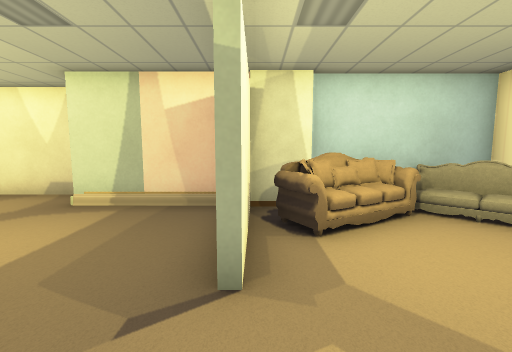
[1] (above)

15 first-person views from a walk through a level from a Godot 3-D game. The camera is 1.3 m above the floor, tilts 6° down and sees 90° across. The floor is counted in squares, 1 m on a side. Each view is taken from the middle of a square. On the plan, view 1 faces up. The plan holds only what a view shows up to about 13 squares ahead; the rest is blank. Some surface patterns are stand-ins.

[2]
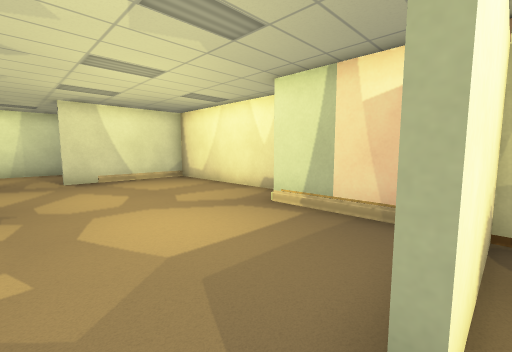

[3]
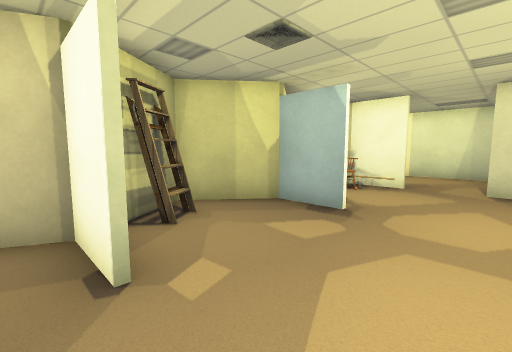

[4]
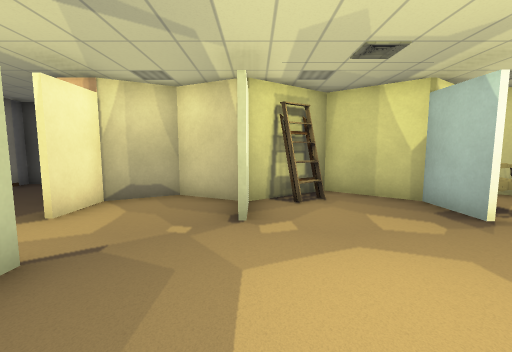

[5]
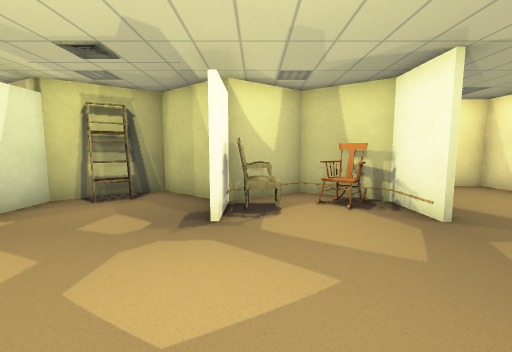

[6]
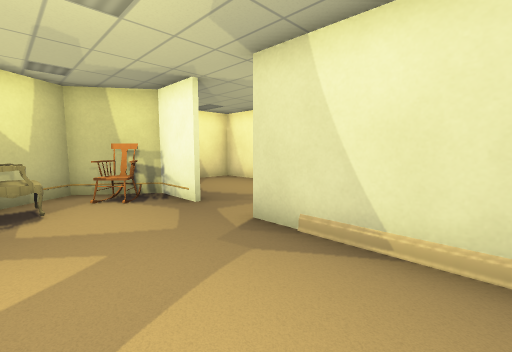

[7]
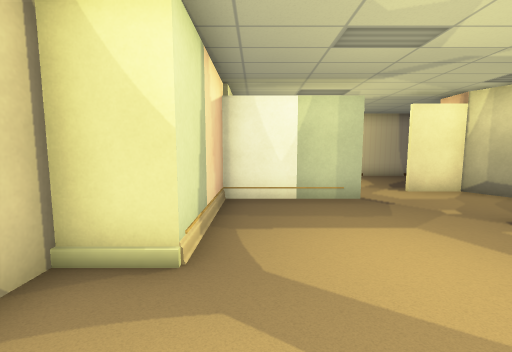

[8]
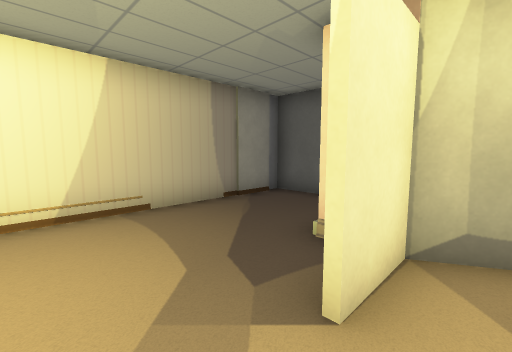

[9]
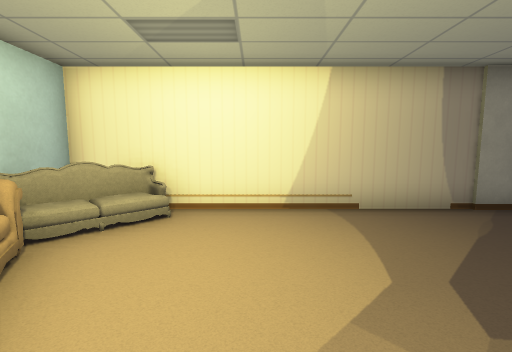

[10]
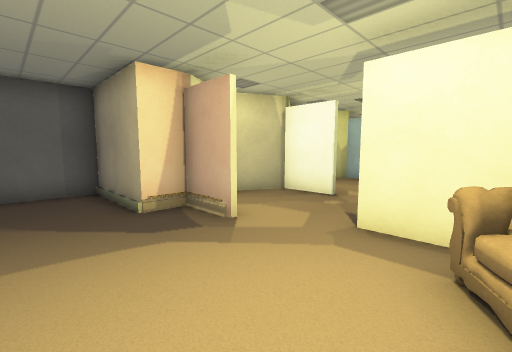

[11]
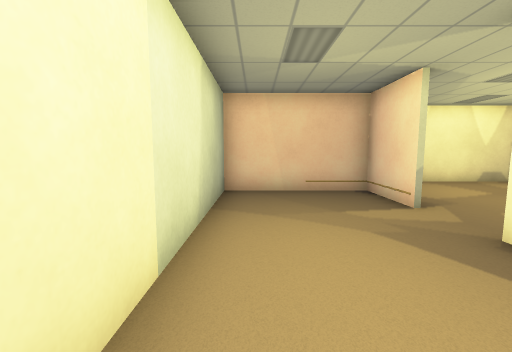

[12]
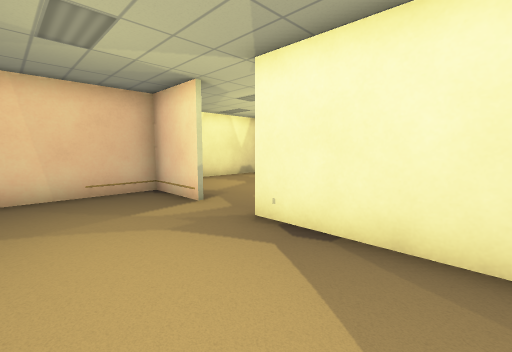

[13]
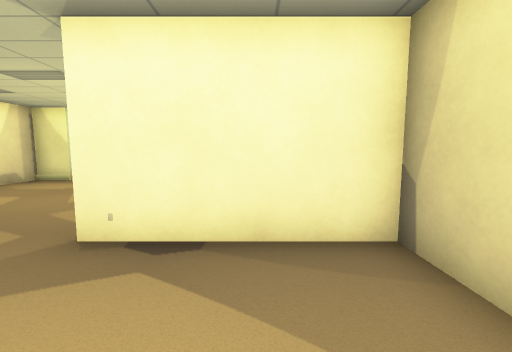

[14]
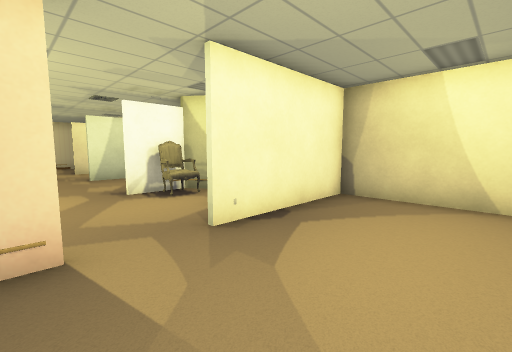

[15]
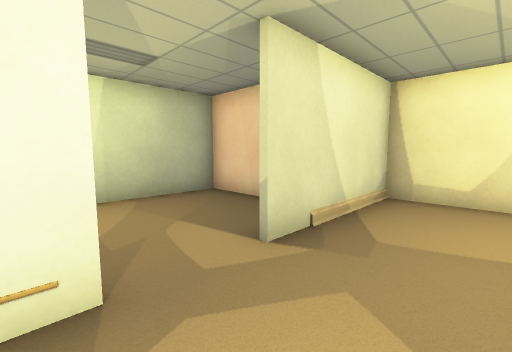

### Floor plan
Points are (right, up) in squares from view 1. A wall is a line through its corners. A room is listed if a view was taken in it or the views show most of it. See-through windows are left out.
Room 1 (views 1, 2, 3, 4, 5, 6, 7, 11, 12, 13, 14, 15)
walls: (-7.2, 0.5) (-7.2, -1.3); (-7.3, -1.3) (-5.2, -3) (-2.8, -1.3) (-2.8, 0.5); (-11.5, 2.5) (-11.5, 5) (-16, 5) (-16, -4) (-11.5, -4) (-11.5, -1.4); (-11.3, 0.6) (-11.3, -0.5); (-11.5, -0.6) (-11.5, 0.6); (-11.3, -1.4) (-9.4, -2.7) (-7.3, -1.3) (-7.3, 0.5); (-2.7, 0.5) (-2.7, -1.3); (-2.8, -1.3) (-0.8, -2.2) (0.8, -1.3) (0.8, 0.4); (-0.4, 2.1) (-0.4, 5.9); (0, 5.9) (-4.2, 5.9) (-4.2, 7.3) (-11.3, 7.3) (-11.3, 2.5)
ways out: opening at (0.5, 1.5) to room 2
objects: chair (-11, -2) to (-10, -1); chair (-8, -1) to (-8, 0); ladder (-4, -2)
Room 2 (views 8, 9, 10)
walls: (1, 0.4) (1, -1.3) (2, -1.3) (2, -4.5) (5.5, -4.5) (5.5, 5.9) (0, 5.9); (-0.1, 5.8) (-0.1, 2.2)
ways out: opening at (0.5, 1.5) to room 1
objects: sofa (1, 4) to (1, 5); sofa (3, 5); sofa (4, 4) to (5, 5)

Positions as (right, up) in squares from view 1, and headings:
1: (0, 0), facing up
2: (0, 1), facing up-left
3: (-2, 3), facing down-left
4: (-3, 5), facing down
5: (-8, 5), facing down
6: (-8, 6), facing down-left
7: (-7, 5), facing right
8: (0, 2), facing down-right
9: (0, 2), facing right
10: (4, 4), facing down-left
11: (-15, -3), facing up
12: (-15, -3), facing up-right
13: (-15, -2), facing right
14: (-15, 3), facing down-right
15: (-9, 0), facing up-left
